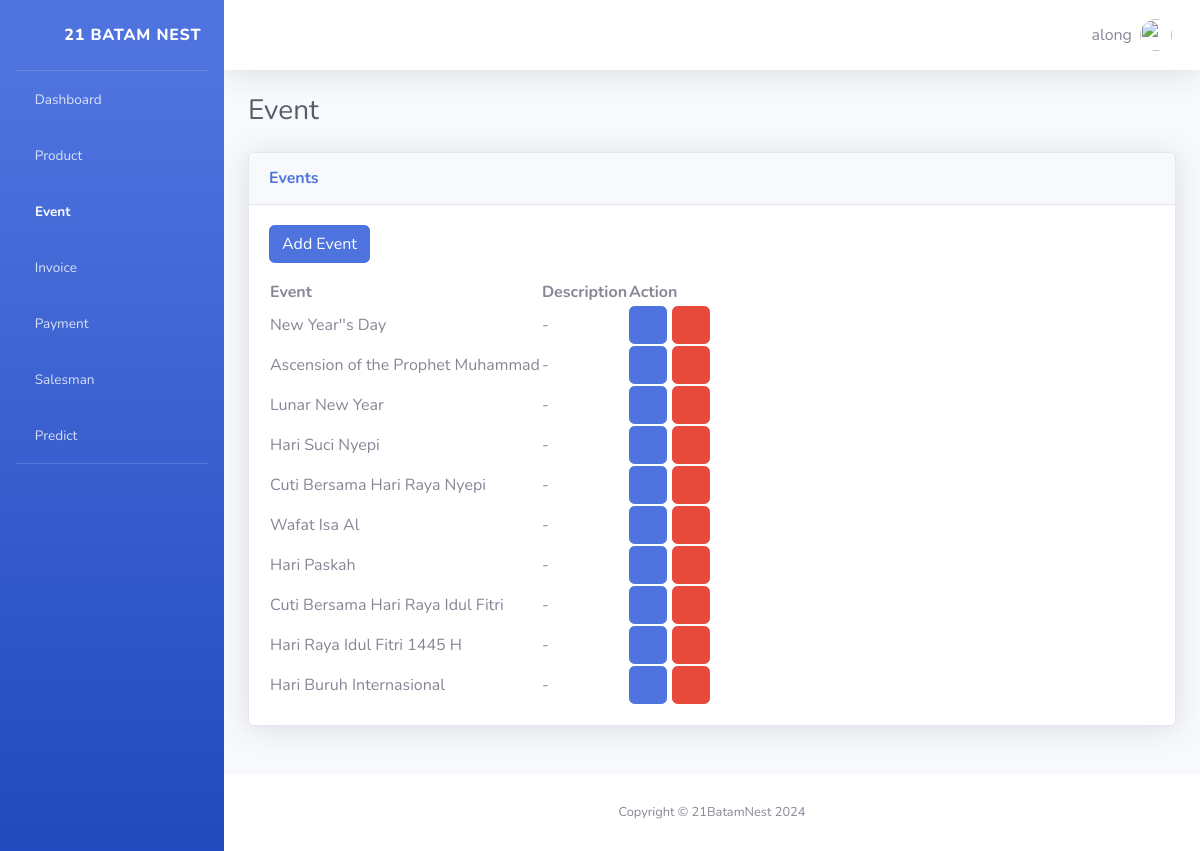
/event/ (signed in), run on the app's committed database.
### apps/models.py (models this page shows)
class Event(models.Model):
    event_name = models.CharField(max_length=100)
    description = models.TextField(max_length=300, null=True)

### apps/views.py (the view)
# urls.py: path('event/', views.event, name='event'),
def event(request: HttpRequest) -> HttpResponse:
    events = Event.objects.all()
    auth = auth_check(request)
    if auth is not None:
        return auth
    return render(request, "apps/event.html", {'event': events,})

### apps/views.py (called while the page is built)
def auth_check(request):
    if not request.user.is_authenticated:
        return redirect("login")
    return None

### apps/templates/apps/event.html (shortened to what this page needs)
<!DOCTYPE html>
<html lang="en">
  {% load static %} {% include "apps/partials/header.html" %}
  <body id="page-top">
    <div id="wrapper">
      {% include "apps/partials/sidebar.html" %}
      <div id="content-wrapper" class="d-flex flex-column">
        <div id="content">
          {% include 'apps/partials/navbar.html' %}
          <div class="container-fluid">
            <div
              class="d-sm-flex align-items-center justify-content-between mb-4"
            >
              <h1 class="h3 mb-0 text-gray-800">Event</h1>
            </div>
            <div class="row">
              <div class="col-lg mb-4">
                <div class="card shadow mb-4">
                  <div class="card-header py-3">
                    <h6 class="m-0 font-weight-bold text-primary">Events</h6>
                  </div>
                  <div class="card-body">
                    <a href="/event/addevent" class="btn btn-primary mb-3">
                      Add Event
                    </a>
                    <div class="text">
                      <table class="" id="datatablesSimple">
                        <thead>
                          <tr>
                            <th>Event</th>
                            <th>Description</th>
                            <th>Action</th>
                          </tr>
                        </thead>
                        <tdata>
                          {% for e in event %}
                          <tr>
                            <td>{{ e.event_name }}</td>
                            <td>{{ e.description }}</td>
                            <td>
                              <a
                                href="{% url 'update_event' e.id %}"
                                class="btn btn-primary"
                              >
                                <i class="fas fa-edit"></i>
                              </a>
                              <a
                                href="{% url 'delete_event' e.id %}"
                                class="btn btn-danger"
                                onclick="return confirmation();"
                              >
                                <i class="fas fa-eraser"></i>
                              </a>
                            </td>
                          </tr>
                          {% endfor %}
                        </tdata>
                      </table>
                    </div>
                  </div>
                </div>
              </div>
            </div>
          </div>
        </div>
        {% include "apps/partials/footer.html" %}
      </div>
    </div>
  </body>
</html>

### apps/templates/apps/partials/navbar.html (shortened to what this page needs)
{% load static %}
<nav
  class="navbar navbar-expand navbar-light bg-white topbar mb-4 static-top shadow"
>
  <ul class="navbar-nav ml-auto">
    <li class="nav-item dropdown no-arrow">
      <a
        class="nav-link dropdown-toggle"
        href="#"
        id="userDropdown"
        role="button"
        data-toggle="dropdown"
        aria-haspopup="true"
        aria-expanded="false"
      >
        <span class="mr-2 d-none d-lg-inline text-gray-600 medium">
          {{ user.username }}
        </span>
        <img
          class="img-profile rounded-circle"
          src="{% static 'apps/img/undraw_profile.svg'%}"
        />
      </a>
    </li>
  </ul>
</nav>

### data on the page
Event: event_name "New Year''s Day", description "-"
Event: event_name "Ascension of the Prophet Muhammad", description "-"
Event: event_name "Lunar New Year", description "-"
Event: event_name "Hari Suci Nyepi", description "-"
Event: event_name "Cuti Bersama Hari Raya Nyepi", description "-"
Event: event_name "Wafat Isa Al", description "-"
Event: event_name "Hari Paskah", description "-"
Event: event_name "Cuti Bersama Hari Raya Idul Fitri", description "-"
Event: event_name "Hari Raya Idul Fitri 1445 H", description "-"
Event: event_name "Hari Buruh Internasional", description "-"

### other printed values
{{ user.username }} "along"
